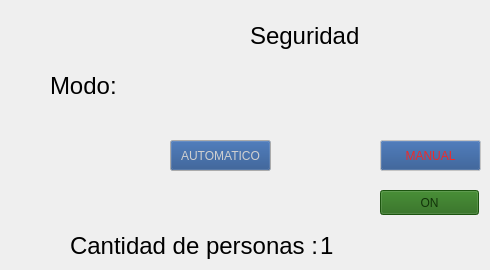
    <widget class="QWidget" name="Seguridad_tab">
     <attribute name="title">
      <string>SEGURIDAD</string>
     </attribute>
     <widget class="QLabel" name="Seg_l">
      <property name="geometry">
       <rect>
        <x>250</x>
        <y>20</y>
        <width>151</width>
        <height>31</height>
       </rect>
      </property>
      <property name="font">
       <font>
        <pointsize>18</pointsize>
       </font>
      </property>
      <property name="text">
       <string>Seguridad</string>
      </property>
     </widget>
     <widget class="QLabel" name="Modo_l">
      <property name="geometry">
       <rect>
        <x>50</x>
        <y>70</y>
        <width>151</width>
        <height>31</height>
       </rect>
      </property>
      <property name="font">
       <font>
        <pointsize>18</pointsize>
       </font>
      </property>
      <property name="text">
       <string>Modo:</string>
      </property>
     </widget>
     <widget class="QPushButton" name="Automatico_pb">
      <property name="geometry">
       <rect>
        <x>170</x>
        <y>140</y>
        <width>101</width>
        <height>31</height>
       </rect>
      </property>
      <property name="palette">
       <palette>
        <active>
         <colorrole role="WindowText">
          <brush brushstyle="SolidPattern">
           <color alpha="255">
            <red>208</red>
            <green>208</green>
            <blue>208</blue>
           </color>
          </brush>
         </colorrole>
         <colorrole role="Button">
          <brush brushstyle="SolidPattern">
           <color alpha="255">
            <red>32</red>
            <green>74</green>
            <blue>135</blue>
           </color>
          </brush>
         </colorrole>
         <colorrole role="Dark">
          <brush brushstyle="SolidPattern">
           <color alpha="255">
            <red>239</red>
            <green>41</green>
            <blue>41</blue>
           </color>
          </brush>
         </colorrole>
         <colorrole role="Text">
          <brush brushstyle="SolidPattern">
           <color alpha="255">
            <red>208</red>
            <green>208</green>
            <blue>208</blue>
           </color>
          </brush>
         </colorrole>
         <colorrole role="ButtonText">
          <brush brushstyle="SolidPattern">
           <color alpha="255">
            <red>208</red>
            <green>208</green>
            <blue>208</blue>
           </color>
          </brush>
         </colorrole>
         <colorrole role="PlaceholderText">
          <brush brushstyle="SolidPattern">
           <color alpha="128">
            <red>208</red>
            <green>208</green>
            <blue>208</blue>
           </color>
          </brush>
         </colorrole>
        </active>
        <inactive>
         <colorrole role="WindowText">
          <brush brushstyle="SolidPattern">
           <color alpha="255">
            <red>208</red>
            <green>208</green>
            <blue>208</blue>
           </color>
          </brush>
         </colorrole>
         <colorrole role="Button">
          <brush brushstyle="SolidPattern">
           <color alpha="255">
            <red>32</red>
            <green>74</green>
            <blue>135</blue>
           </color>
          </brush>
         </colorrole>
         <colorrole role="Dark">
          <brush brushstyle="SolidPattern">
           <color alpha="255">
            <red>239</red>
            <green>41</green>
            <blue>41</blue>
           </color>
          </brush>
         </colorrole>
         <colorrole role="Text">
          <brush brushstyle="SolidPattern">
           <color alpha="255">
            <red>208</red>
            <green>208</green>
            <blue>208</blue>
           </color>
          </brush>
         </colorrole>
         <colorrole role="ButtonText">
          <brush brushstyle="SolidPattern">
           <color alpha="255">
            <red>208</red>
            <green>208</green>
            <blue>208</blue>
           </color>
          </brush>
         </colorrole>
         <colorrole role="PlaceholderText">
          <brush brushstyle="SolidPattern">
           <color alpha="128">
            <red>208</red>
            <green>208</green>
            <blue>208</blue>
           </color>
          </brush>
         </colorrole>
        </inactive>
        <disabled>
         <colorrole role="WindowText">
          <brush brushstyle="SolidPattern">
           <color alpha="255">
            <red>239</red>
            <green>41</green>
            <blue>41</blue>
           </color>
          </brush>
         </colorrole>
         <colorrole role="Button">
          <brush brushstyle="SolidPattern">
           <color alpha="255">
            <red>32</red>
            <green>74</green>
            <blue>135</blue>
           </color>
          </brush>
         </colorrole>
         <colorrole role="Dark">
          <brush brushstyle="SolidPattern">
           <color alpha="255">
            <red>239</red>
            <green>41</green>
            <blue>41</blue>
           </color>
          </brush>
         </colorrole>
         <colorrole role="Text">
          <brush brushstyle="SolidPattern">
           <color alpha="255">
            <red>239</red>
            <green>41</green>
            <blue>41</blue>
           </color>
          </brush>
         </colorrole>
         <colorrole role="ButtonText">
          <brush brushstyle="SolidPattern">
           <color alpha="255">
            <red>239</red>
            <green>41</green>
            <blue>41</blue>
           </color>
          </brush>
         </colorrole>
         <colorrole role="PlaceholderText">
          <brush brushstyle="SolidPattern">
           <color alpha="128">
            <red>208</red>
            <green>208</green>
            <blue>208</blue>
           </color>
          </brush>
         </colorrole>
        </disabled>
       </palette>
      </property>
      <property name="font">
       <font>
        <weight>50</weight>
        <italic>false</italic>
        <bold>false</bold>
        <underline>false</underline>
        <strikeout>false</strikeout>
       </font>
      </property>
      <property name="text">
       <string>AUTOMATICO</string>
      </property>
      <property name="checkable">
       <bool>false</bool>
      </property>
      <property name="autoRepeat">
       <bool>false</bool>
      </property>
      <property name="autoExclusive">
       <bool>false</bool>
      </property>
      <property name="autoDefault">
       <bool>false</bool>
      </property>
      <property name="default">
       <bool>false</bool>
      </property>
      <property name="flat">
       <bool>false</bool>
      </property>
     </widget>
     <widget class="QPushButton" name="modo_manual_pb_2">
      <property name="enabled">
       <bool>false</bool>
      </property>
      <property name="geometry">
       <rect>
        <x>380</x>
        <y>140</y>
        <width>101</width>
        <height>31</height>
       </rect>
      </property>
      <property name="palette">
       <palette>
        <active>
         <colorrole role="WindowText">
          <brush brushstyle="SolidPattern">
           <color alpha="255">
            <red>208</red>
            <green>208</green>
            <blue>208</blue>
           </color>
          </brush>
         </colorrole>
         <colorrole role="Button">
          <brush brushstyle="SolidPattern">
           <color alpha="255">
            <red>32</red>
            <green>74</green>
            <blue>135</blue>
           </color>
          </brush>
         </colorrole>
         <colorrole role="Dark">
          <brush brushstyle="SolidPattern">
           <color alpha="255">
            <red>239</red>
            <green>41</green>
            <blue>41</blue>
           </color>
          </brush>
         </colorrole>
         <colorrole role="Text">
          <brush brushstyle="SolidPattern">
           <color alpha="255">
            <red>208</red>
            <green>208</green>
            <blue>208</blue>
           </color>
          </brush>
         </colorrole>
         <colorrole role="ButtonText">
          <brush brushstyle="SolidPattern">
           <color alpha="255">
            <red>208</red>
            <green>208</green>
            <blue>208</blue>
           </color>
          </brush>
         </colorrole>
         <colorrole role="PlaceholderText">
          <brush brushstyle="SolidPattern">
           <color alpha="128">
            <red>208</red>
            <green>208</green>
            <blue>208</blue>
           </color>
          </brush>
         </colorrole>
        </active>
        <inactive>
         <colorrole role="WindowText">
          <brush brushstyle="SolidPattern">
           <color alpha="255">
            <red>208</red>
            <green>208</green>
            <blue>208</blue>
           </color>
          </brush>
         </colorrole>
         <colorrole role="Button">
          <brush brushstyle="SolidPattern">
           <color alpha="255">
            <red>32</red>
            <green>74</green>
            <blue>135</blue>
           </color>
          </brush>
         </colorrole>
         <colorrole role="Dark">
          <brush brushstyle="SolidPattern">
           <color alpha="255">
            <red>239</red>
            <green>41</green>
            <blue>41</blue>
           </color>
          </brush>
         </colorrole>
         <colorrole role="Text">
          <brush brushstyle="SolidPattern">
           <color alpha="255">
            <red>208</red>
            <green>208</green>
            <blue>208</blue>
           </color>
          </brush>
         </colorrole>
         <colorrole role="ButtonText">
          <brush brushstyle="SolidPattern">
           <color alpha="255">
            <red>208</red>
            <green>208</green>
            <blue>208</blue>
           </color>
          </brush>
         </colorrole>
         <colorrole role="PlaceholderText">
          <brush brushstyle="SolidPattern">
           <color alpha="128">
            <red>208</red>
            <green>208</green>
            <blue>208</blue>
           </color>
          </brush>
         </colorrole>
        </inactive>
        <disabled>
         <colorrole role="WindowText">
          <brush brushstyle="SolidPattern">
           <color alpha="255">
            <red>239</red>
            <green>41</green>
            <blue>41</blue>
           </color>
          </brush>
         </colorrole>
         <colorrole role="Button">
          <brush brushstyle="SolidPattern">
           <color alpha="255">
            <red>32</red>
            <green>74</green>
            <blue>135</blue>
           </color>
          </brush>
         </colorrole>
         <colorrole role="Dark">
          <brush brushstyle="SolidPattern">
           <color alpha="255">
            <red>239</red>
            <green>41</green>
            <blue>41</blue>
           </color>
          </brush>
         </colorrole>
         <colorrole role="Text">
          <brush brushstyle="SolidPattern">
           <color alpha="255">
            <red>239</red>
            <green>41</green>
            <blue>41</blue>
           </color>
          </brush>
         </colorrole>
         <colorrole role="ButtonText">
          <brush brushstyle="SolidPattern">
           <color alpha="255">
            <red>239</red>
            <green>41</green>
            <blue>41</blue>
           </color>
          </brush>
         </colorrole>
         <colorrole role="PlaceholderText">
          <brush brushstyle="SolidPattern">
           <color alpha="128">
            <red>208</red>
            <green>208</green>
            <blue>208</blue>
           </color>
          </brush>
         </colorrole>
        </disabled>
       </palette>
      </property>
      <property name="font">
       <font>
        <weight>50</weight>
        <italic>false</italic>
        <bold>false</bold>
        <underline>false</underline>
        <strikeout>false</strikeout>
       </font>
      </property>
      <property name="text">
       <string>MANUAL</string>
      </property>
      <property name="checkable">
       <bool>false</bool>
      </property>
      <property name="autoRepeat">
       <bool>false</bool>
      </property>
      <property name="autoExclusive">
       <bool>false</bool>
      </property>
      <property name="autoDefault">
       <bool>false</bool>
      </property>
      <property name="default">
       <bool>false</bool>
      </property>
      <property name="flat">
       <bool>false</bool>
      </property>
     </widget>
     <widget class="QLabel" name="Cantidad_personas_l">
      <property name="geometry">
       <rect>
        <x>70</x>
        <y>230</y>
        <width>261</width>
        <height>31</height>
       </rect>
      </property>
      <property name="font">
       <font>
        <pointsize>18</pointsize>
       </font>
      </property>
      <property name="text">
       <string>Cantidad de personas :</string>
      </property>
     </widget>
     <widget class="QLabel" name="Numero_personas_l">
      <property name="geometry">
       <rect>
        <x>320</x>
        <y>230</y>
        <width>41</width>
        <height>31</height>
       </rect>
      </property>
      <property name="font">
       <font>
        <pointsize>18</pointsize>
       </font>
      </property>
      <property name="text">
       <string>1 </string>
      </property>
     </widget>
     <widget class="QPushButton" name="modo_manual_pb">
      <property name="enabled">
       <bool>false</bool>
      </property>
      <property name="geometry">
       <rect>
        <x>380</x>
        <y>190</y>
        <width>99</width>
        <height>25</height>
       </rect>
      </property>
      <property name="palette">
       <palette>
        <active>
         <colorrole role="WindowText">
          <brush brushstyle="SolidPattern">
           <color alpha="255">
            <red>255</red>
            <green>255</green>
            <blue>255</blue>
           </color>
          </brush>
         </colorrole>
         <colorrole role="Button">
          <brush brushstyle="SolidPattern">
           <color alpha="255">
            <red>34</red>
            <green>102</green>
            <blue>18</blue>
           </color>
          </brush>
         </colorrole>
         <colorrole role="Light">
          <brush brushstyle="SolidPattern">
           <color alpha="255">
            <red>51</red>
            <green>153</green>
            <blue>28</blue>
           </color>
          </brush>
         </colorrole>
         <colorrole role="Midlight">
          <brush brushstyle="SolidPattern">
           <color alpha="255">
            <red>42</red>
            <green>127</green>
            <blue>23</blue>
           </color>
          </brush>
         </colorrole>
         <colorrole role="Dark">
          <brush brushstyle="SolidPattern">
           <color alpha="255">
            <red>17</red>
            <green>51</green>
            <blue>9</blue>
           </color>
          </brush>
         </colorrole>
         <colorrole role="Mid">
          <brush brushstyle="SolidPattern">
           <color alpha="255">
            <red>22</red>
            <green>68</green>
            <blue>12</blue>
           </color>
          </brush>
         </colorrole>
         <colorrole role="Text">
          <brush brushstyle="SolidPattern">
           <color alpha="255">
            <red>255</red>
            <green>255</green>
            <blue>255</blue>
           </color>
          </brush>
         </colorrole>
         <colorrole role="BrightText">
          <brush brushstyle="SolidPattern">
           <color alpha="255">
            <red>255</red>
            <green>255</green>
            <blue>255</blue>
           </color>
          </brush>
         </colorrole>
         <colorrole role="ButtonText">
          <brush brushstyle="SolidPattern">
           <color alpha="255">
            <red>255</red>
            <green>255</green>
            <blue>255</blue>
           </color>
          </brush>
         </colorrole>
         <colorrole role="Base">
          <brush brushstyle="SolidPattern">
           <color alpha="255">
            <red>0</red>
            <green>0</green>
            <blue>0</blue>
           </color>
          </brush>
         </colorrole>
         <colorrole role="Window">
          <brush brushstyle="SolidPattern">
           <color alpha="255">
            <red>34</red>
            <green>102</green>
            <blue>18</blue>
           </color>
          </brush>
         </colorrole>
         <colorrole role="Shadow">
          <brush brushstyle="SolidPattern">
           <color alpha="255">
            <red>0</red>
            <green>0</green>
            <blue>0</blue>
           </color>
          </brush>
         </colorrole>
         <colorrole role="AlternateBase">
          <brush brushstyle="SolidPattern">
           <color alpha="255">
            <red>17</red>
            <green>51</green>
            <blue>9</blue>
           </color>
          </brush>
         </colorrole>
         <colorrole role="ToolTipBase">
          <brush brushstyle="SolidPattern">
           <color alpha="255">
            <red>255</red>
            <green>255</green>
            <blue>220</blue>
           </color>
          </brush>
         </colorrole>
         <colorrole role="ToolTipText">
          <brush brushstyle="SolidPattern">
           <color alpha="255">
            <red>0</red>
            <green>0</green>
            <blue>0</blue>
           </color>
          </brush>
         </colorrole>
         <colorrole role="PlaceholderText">
          <brush brushstyle="SolidPattern">
           <color alpha="128">
            <red>255</red>
            <green>255</green>
            <blue>255</blue>
           </color>
          </brush>
         </colorrole>
        </active>
        <inactive>
         <colorrole role="WindowText">
          <brush brushstyle="SolidPattern">
           <color alpha="255">
            <red>255</red>
            <green>255</green>
            <blue>255</blue>
           </color>
          </brush>
         </colorrole>
         <colorrole role="Button">
          <brush brushstyle="SolidPattern">
           <color alpha="255">
            <red>34</red>
            <green>102</green>
            <blue>18</blue>
           </color>
          </brush>
         </colorrole>
         <colorrole role="Light">
          <brush brushstyle="SolidPattern">
           <color alpha="255">
            <red>51</red>
            <green>153</green>
            <blue>28</blue>
           </color>
          </brush>
         </colorrole>
         <colorrole role="Midlight">
          <brush brushstyle="SolidPattern">
           <color alpha="255">
            <red>42</red>
            <green>127</green>
            <blue>23</blue>
           </color>
          </brush>
         </colorrole>
         <colorrole role="Dark">
          <brush brushstyle="SolidPattern">
           <color alpha="255">
            <red>17</red>
            <green>51</green>
            <blue>9</blue>
           </color>
          </brush>
         </colorrole>
         <colorrole role="Mid">
          <brush brushstyle="SolidPattern">
           <color alpha="255">
            <red>22</red>
            <green>68</green>
            <blue>12</blue>
           </color>
          </brush>
         </colorrole>
         <colorrole role="Text">
          <brush brushstyle="SolidPattern">
           <color alpha="255">
            <red>255</red>
            <green>255</green>
            <blue>255</blue>
           </color>
          </brush>
         </colorrole>
         <colorrole role="BrightText">
          <brush brushstyle="SolidPattern">
           <color alpha="255">
            <red>255</red>
            <green>255</green>
            <blue>255</blue>
           </color>
          </brush>
         </colorrole>
         <colorrole role="ButtonText">
          <brush brushstyle="SolidPattern">
           <color alpha="255">
            <red>255</red>
            <green>255</green>
            <blue>255</blue>
           </color>
          </brush>
         </colorrole>
         <colorrole role="Base">
          <brush brushstyle="SolidPattern">
           <color alpha="255">
            <red>0</red>
            <green>0</green>
            <blue>0</blue>
           </color>
          </brush>
         </colorrole>
         <colorrole role="Window">
          <brush brushstyle="SolidPattern">
           <color alpha="255">
            <red>34</red>
            <green>102</green>
            <blue>18</blue>
           </color>
          </brush>
         </colorrole>
         <colorrole role="Shadow">
          <brush brushstyle="SolidPattern">
           <color alpha="255">
            <red>0</red>
            <green>0</green>
            <blue>0</blue>
           </color>
          </brush>
         </colorrole>
         <colorrole role="AlternateBase">
          <brush brushstyle="SolidPattern">
           <color alpha="255">
            <red>17</red>
            <green>51</green>
            <blue>9</blue>
           </color>
          </brush>
         </colorrole>
         <colorrole role="ToolTipBase">
          <brush brushstyle="SolidPattern">
           <color alpha="255">
            <red>255</red>
            <green>255</green>
            <blue>220</blue>
           </color>
          </brush>
         </colorrole>
         <colorrole role="ToolTipText">
          <brush brushstyle="SolidPattern">
           <color alpha="255">
            <red>0</red>
            <green>0</green>
            <blue>0</blue>
           </color>
          </brush>
         </colorrole>
         <colorrole role="PlaceholderText">
          <brush brushstyle="SolidPattern">
           <color alpha="128">
            <red>255</red>
            <green>255</green>
            <blue>255</blue>
           </color>
          </brush>
         </colorrole>
        </inactive>
        <disabled>
         <colorrole role="WindowText">
          <brush brushstyle="SolidPattern">
           <color alpha="255">
            <red>17</red>
            <green>51</green>
            <blue>9</blue>
           </color>
          </brush>
         </colorrole>
         <colorrole role="Button">
          <brush brushstyle="SolidPattern">
           <color alpha="255">
            <red>34</red>
            <green>102</green>
            <blue>18</blue>
           </color>
          </brush>
         </colorrole>
         <colorrole role="Light">
          <brush brushstyle="SolidPattern">
           <color alpha="255">
            <red>51</red>
            <green>153</green>
            <blue>28</blue>
           </color>
          </brush>
         </colorrole>
         <colorrole role="Midlight">
          <brush brushstyle="SolidPattern">
           <color alpha="255">
            <red>42</red>
            <green>127</green>
            <blue>23</blue>
           </color>
          </brush>
         </colorrole>
         <colorrole role="Dark">
          <brush brushstyle="SolidPattern">
           <color alpha="255">
            <red>17</red>
            <green>51</green>
            <blue>9</blue>
           </color>
          </brush>
         </colorrole>
         <colorrole role="Mid">
          <brush brushstyle="SolidPattern">
           <color alpha="255">
            <red>22</red>
            <green>68</green>
            <blue>12</blue>
           </color>
          </brush>
         </colorrole>
         <colorrole role="Text">
          <brush brushstyle="SolidPattern">
           <color alpha="255">
            <red>17</red>
            <green>51</green>
            <blue>9</blue>
           </color>
          </brush>
         </colorrole>
         <colorrole role="BrightText">
          <brush brushstyle="SolidPattern">
           <color alpha="255">
            <red>255</red>
            <green>255</green>
            <blue>255</blue>
           </color>
          </brush>
         </colorrole>
         <colorrole role="ButtonText">
          <brush brushstyle="SolidPattern">
           <color alpha="255">
            <red>17</red>
            <green>51</green>
            <blue>9</blue>
           </color>
          </brush>
         </colorrole>
         <colorrole role="Base">
          <brush brushstyle="SolidPattern">
           <color alpha="255">
            <red>34</red>
            <green>102</green>
            <blue>18</blue>
           </color>
          </brush>
         </colorrole>
         <colorrole role="Window">
          <brush brushstyle="SolidPattern">
           <color alpha="255">
            <red>34</red>
            <green>102</green>
            <blue>18</blue>
           </color>
          </brush>
         </colorrole>
         <colorrole role="Shadow">
          <brush brushstyle="SolidPattern">
           <color alpha="255">
            <red>0</red>
            <green>0</green>
            <blue>0</blue>
           </color>
          </brush>
         </colorrole>
         <colorrole role="AlternateBase">
          <brush brushstyle="SolidPattern">
           <color alpha="255">
            <red>34</red>
            <green>102</green>
            <blue>18</blue>
           </color>
          </brush>
         </colorrole>
         <colorrole role="ToolTipBase">
          <brush brushstyle="SolidPattern">
           <color alpha="255">
            <red>255</red>
            <green>255</green>
            <blue>220</blue>
           </color>
          </brush>
         </colorrole>
         <colorrole role="ToolTipText">
          <brush brushstyle="SolidPattern">
           <color alpha="255">
            <red>0</red>
            <green>0</green>
            <blue>0</blue>
           </color>
          </brush>
         </colorrole>
         <colorrole role="PlaceholderText">
          <brush brushstyle="SolidPattern">
           <color alpha="128">
            <red>255</red>
            <green>255</green>
            <blue>255</blue>
           </color>
          </brush>
         </colorrole>
        </disabled>
       </palette>
      </property>
      <property name="font">
       <font>
        <weight>50</weight>
        <italic>false</italic>
        <bold>false</bold>
        <underline>false</underline>
        <strikeout>false</strikeout>
       </font>
      </property>
      <property name="text">
       <string>ON</string>
      </property>
      <property name="checkable">
       <bool>false</bool>
      </property>
      <property name="autoRepeat">
       <bool>false</bool>
      </property>
      <property name="autoExclusive">
       <bool>false</bool>
      </property>
      <property name="autoDefault">
       <bool>false</bool>
      </property>
      <property name="default">
       <bool>false</bool>
      </property>
      <property name="flat">
       <bool>false</bool>
      </property>
     </widget>
    </widget>
